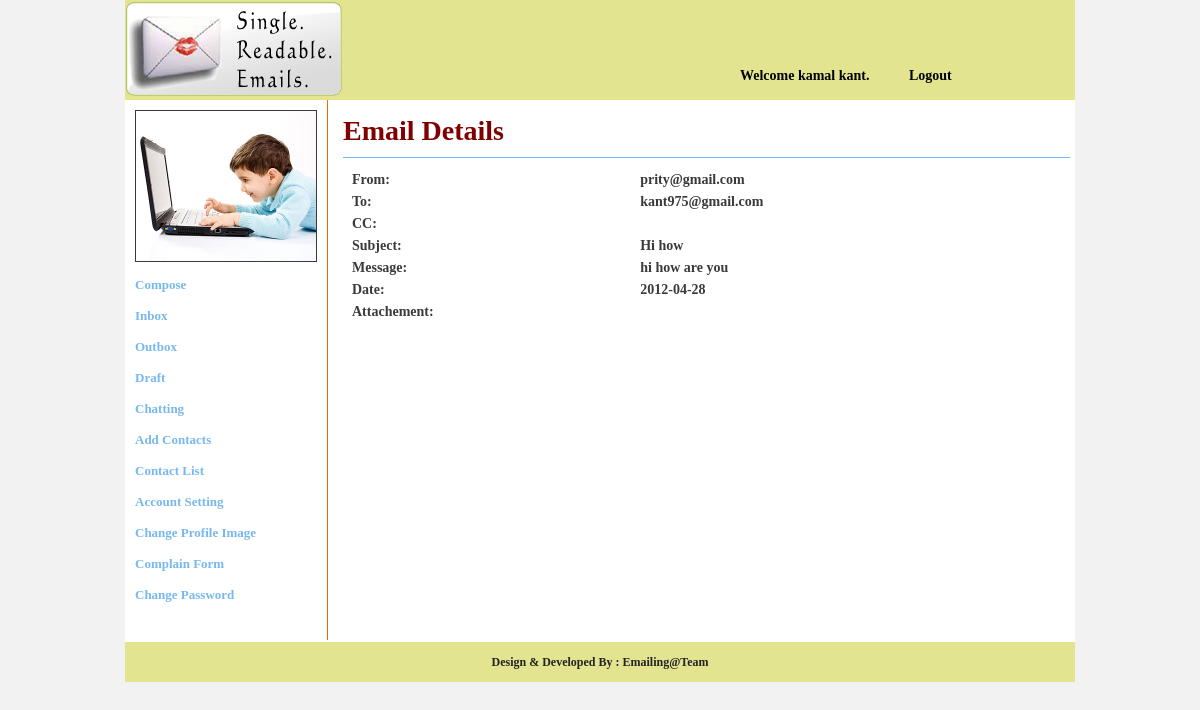
The page /msgdetails.php?msgid=3 (signed in) on the database its author committed.
### tables this page shows
CREATE TABLE `regestration` (
  `id` bigint(20) NOT NULL auto_increment,
  `name` varchar(100) default NULL,
  `dob` varchar(100) default NULL,
  `gender` varchar(100) default NULL,
  `phone` varchar(100) default NULL,
  `address` varchar(500) default NULL,
  `contact_as` varchar(100) default NULL,
  `email` varchar(100) default 'na',
  `password` varchar(100) default NULL,
  `img_path` varchar(255) default 'default.png',
  `status` smallint(6) default '3',
  PRIMARY KEY  (`id`)
);

CREATE TABLE `mailbox` (
  `msg_id` bigint(20) NOT NULL auto_increment,
  `email_from` varchar(100) default NULL,
  `email_to` varchar(100) default NULL,
  `email_cc` varchar(100) default NULL,
  `subject` varchar(255) default NULL,
  `message` varchar(800) default NULL,
  `attachement` varchar(200) default NULL,
  `type` varchar(100) default NULL,
  `msg_date` date default NULL,
  `sent_status` smallint(6) default '1',
  `inbox_status` smallint(6) default '1',
  PRIMARY KEY  (`msg_id`)
);

### msgdetails.php (the view, shortened to what this page needs)
<?php
$user_id = $_SESSION['USERID'];
if ($user_id != '') {
?>
    <!DOCTYPE HTML PUBLIC "-//W3C//DTD HTML 4.01 Transitional//EN">
    <html>
        <head>
        </head>
        <body>
            <table cellpadding="0" rules="none" frame="box" cellspacing="0" border="0"  width="100%">
                <tr>
                    <td>
                        <table cellpadding="0" cellspacing="0"  border="0" bgcolor="white" width="950px" align="center">
                            <tr>
                                <td colspan="2">
                                <?php
                                include("header.php");
                                ?>
                            </td>
                        </tr>
                        <tr>
                            <td valign="top">
                                <?php include("leftmenu.php"); ?>
                            </td>
                            <td  height="500" valign="top" style="padding-left: 10px;width: 750px;">
                                <form action="#" method="post">
                                    <table cellpadding="5" cellspacing="5" border="0" width="100%">
                                        <tr>
                                            <td class="heading" colspan="2">Email Details</td>
                                        </tr>
                                        <tr>
                                            <td>
                                                <div style="height: 450px;width: 100%;overflow: auto;">
                                                    <table cellpadding="2" cellspacing="2" border="0" width="100%">
                                                        <?php
                                                        $msgid = $_GET['msgid'];
                                                        $query = "select email_from,email_to,email_cc,subject,message,msg_date,type,attachement from mailbox where msg_id='$msgid'";
                                                        $result = mysql_query($query);
                                                        while ($row = mysql_fetch_array($result)) {
                                                            $emailfrom = $row['email_from'];
                                                            $emailto = $row['email_to'];
                                                            $subject = $row['subject'];
                                                            $mesage = $row['message'];
                                                            $date = $row['msg_date'];
                                                        ?>
                                                            <tr>
                                                                <td>
                                                                    From:
                                                                </td>
                                                                <td>
                                                                <?php echo $emailfrom; ?>
                                                            </td>
                                                        </tr>
                                                        <tr>
                                                            <td>
                                                                To:
                                                            </td>
                                                            <td>
                                                                <?php echo $emailto; ?>
                                                            </td>
                                                        </tr>
                                                        <tr>
                                                            <td>
                                                                CC:
                                                            </td>
                                                            <td>
                                                            </td>
                                                        </tr>
                                                        <tr>
                                                            <td>
                                                                Subject:
                                                            </td>
                                                            <td>
                                                                <?php echo $subject; ?>
                                                            </td>
                                                        </tr>
                                                        <tr>
                                                            <td>
                                                                Message:
                                                            </td>
                                                            <td>
                                                                <?php echo $mesage; ?>
                                                            </td>
                                                        </tr>
                                                        <tr>
                                                            <td>
                                                                Date:
                                                            </td>
                                                            <td>
                                                                <?php echo $date; ?>
                                                            </td>
                                                        </tr>
                                                        <tr>
                                                            <td>
                                                                Attachement:
                                                            </td>
                                                            <td>
                                                            </td>
                                                        </tr>
                                                        <?php
                                                            }
                                                        ?>
                                                        </table>
                                                    </div>
                                                </td>
                                            </tr>
                                        </table>
                                    </form>
                                </td>
                            </tr>
                            <tr>
                                <td colspan="2" class="footer" align="center">Design & Developed By : Emailing@Team</td>
                            </tr>
                        </table>
                    </td>
                </tr>
            </table>
        </body>
    </html>
<?php
                                                        } else {
                                                            $_SESSION['MSG'] = "You must be login";
                                                            header("location:index.php");
                                                        }
?>

### leftmenu.php (shortened to what this page needs)
<?php
$query1 = "select * from regestration where id = '$user_id'";
$res1 = mysql_query($query1);
while ($row1 = mysql_fetch_array($res1)) {
?>
    <div style="border-right: solid 1px #E17009;height: 540px;">
        <table width="200px" bgcolor="#fff" cellpadding="5" cellspacing="5">
            <tr>
                <td><img src="uploadedimages/<?php echo $row1 ['img_path']; ?>" height="150" width="180" border="1"></td>
            </tr>
            <tr>
                <td><a href="compose.php" class="leftlink">Compose</a></td>
            </tr>
            <tr>
                <td><a href="inbox.php" class="leftlink">Inbox</a></td>
            </tr>
            <tr>
                <td><a href="outbox.php" class="leftlink">Outbox</a></td>
            </tr>
            <tr>
                <td><a href="draft.php" class="leftlink">Draft</a></td>
            </tr>
            <tr>
                <td><a href="chatting.php" class="leftlink">Chatting</a></td>
            </tr>
            <tr>
                <td><a href="addcontacts.php" class="leftlink">Add Contacts</a></td>
            </tr>
            <tr>
                <td><a href="contactlist.php" class="leftlink">Contact List</a></td>
            </tr>
            <tr>
                <td><a href="updateprofile.php" class="leftlink">Account Setting</a></td>
            </tr>
            <tr>
                <td><a href="uploadimage.php" class="leftlink">Change Profile Image</a></td>
            </tr>
			<tr>
                <td><a href="complain.php" class="leftlink">Complain Form</a></td>
            </tr>
            <tr>
                <td><a href="changepwd.php" class="leftlink">Change Password</a></td>
            </tr>
        </table>
    </div>
<?php
}
?>

### css/headerbar.css (style rules this page uses)
body { margin: 0px; padding: 0px; background-color: #f2f2f2; }
td { font-weight: bold; font-size: 14px; color: #3a3a3a; font-family: Georgia, serif; }
.footer { height: 40px; width:100px; color: #232323; font-size: 12px; font-weight: bold; background: #e3e490; }
.leftlink { text-decoration: none; font-size: 13px; font-weight: bold; color: #77b8ef; }
.heading { font-size: 28px; padding: 10px; color: maroon; font-weight: bold; padding-left: 0px; border-bottom: solid 1px #77b8ef; }

### rows shown on the page
regestration: img_path (picture)
mailbox: email_from "prity@gmail.com", email_to "kant975@gmail.com", subject "Hi how", message "hi how are you", msg_date "2012-04-28"

### other values the page prints
$_SESSION['NAME'] "kamal kant"
